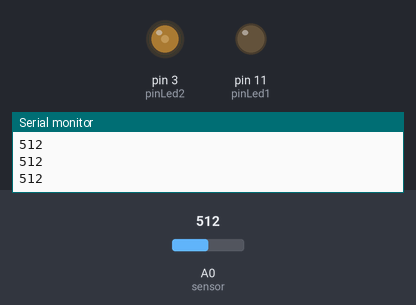
Bench run of a sketch on a simulated Arduino Uno, built with avr-gcc and run on an emulated ATmega328P. On the bench: output pins drawn as LEDs (lit = HIGH), the last lines printed to the serial monitor. The test bench sets the inputs (shaded band); at power-on: A0 (sensor) = 512.

Above: at 1.2 s.
1.3 s: A0 (sensor) set to 390
At 1.9 s:
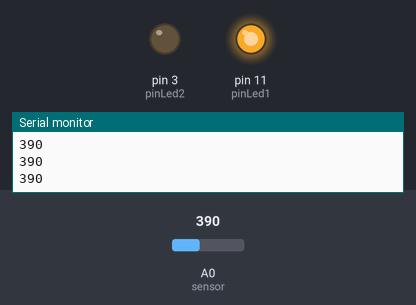
2.8 s: A0 (sensor) set to 410
At 3.1 s:
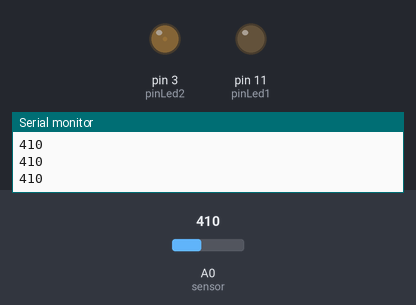
4.3 s: A0 (sensor) set to 122
At 5.4 s:
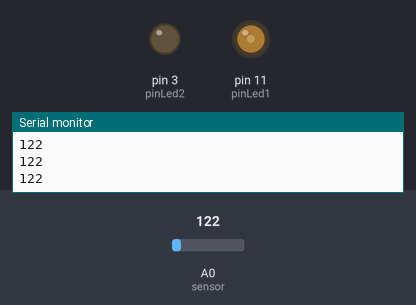
5.8 s: A0 (sensor) set to 0
At 6.5 s:
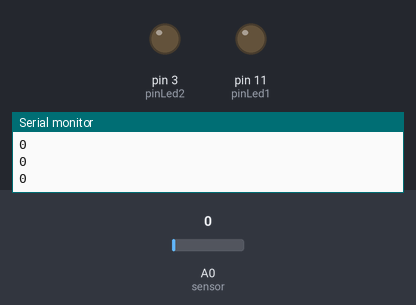
7.3 s: A0 (sensor) set to 716
At 7.7 s:
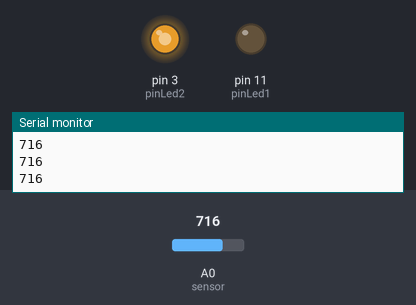
8.8 s: A0 (sensor) set to 1023
At 10.2 s:
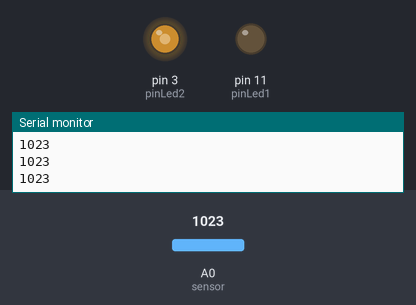
Timing chart, 0 to 11.3 s (numbered marks = the images above; inputs shaded):
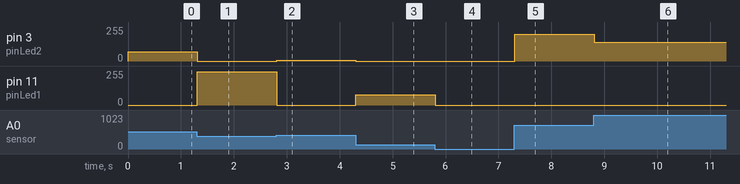

Measured:
- after the input at 1.3 s, pin 3 (pinLed2): 71/255 → 0/255 at once; pin 11 (pinLed1): 0/255 → 248/255 at once
- after the input at 2.8 s, pin 3 (pinLed2): 0/255 → 6/255 at once; pin 11 (pinLed1): 248/255 → 0/255 at once
- after the input at 4.3 s, pin 3 (pinLed2): 6/255 → 0/255 at once; pin 11 (pinLed1): 0/255 → 77/255 at once
- after the input at 5.8 s, pin 11 (pinLed1): 77/255 → 0/255 at once
- after the input at 7.3 s, pin 3 (pinLed2): 0/255 → 201/255 at once
- after the input at 8.8 s, pin 3 (pinLed2): 201/255 → 141/255 at once

The sketch:

SameSensor_TwoLeds.ino
```cpp
/* Control two leds with the same sensor

  Connect one end of FSR to 5V, the other end to Analog 0.
  Then connect one end of a 10K resistor from Analog 0 to ground
  Connect LED from pin 11 through a resistor to ground
 */

int sensor = 0; // FSR is connected to analog 0
int readingValue;      // connect Red LED to pin 11 (PWM pin)

int pinLed1 = 11;
int pinLed2 = 3;

int ledBrightness_1;
int ledBrightness_2;

void setup() {
  Serial.begin(9600);   // We'll send debugging information via the Serial monitor
}

void loop() {
  readingValue = analogRead(sensor);

  Serial.println(readingValue);

  if (readingValue < 400) {
    ledBrightness_1 = map(readingValue, 0, 400, 0, 255);
    analogWrite(pinLed1, ledBrightness_1);
    analogWrite(pinLed2, 0);
  }
  else {
    ledBrightness_2 = map(readingValue, 400, 800, 0, 255);
    analogWrite(pinLed2, ledBrightness_2);
    analogWrite(pinLed1, 0);
  }
}
```
